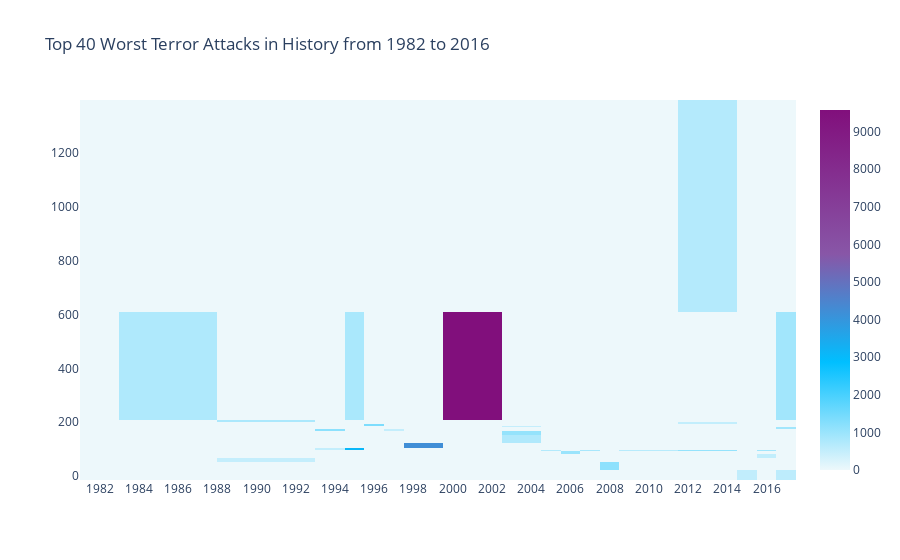

Source (notebook cell):
### Code cell
import plotly.offline as py
py.init_notebook_mode(connected=True)
import plotly.graph_objs as go
colorscale = [[0, '#edf8fb'], [.3, '#00BFFF'],  [.6, '#8856a7'],  [1, '#810f7c']]
heatmap = go.Heatmap(z=heat.values, x=heat.columns, y=heat.index, colorscale=colorscale)
data = [heatmap]
layout = go.Layout(
    title='Top 40 Worst Terror Attacks in History from 1982 to 2016',
    xaxis = dict(ticks='', nticks=20),
    yaxis = dict(ticks='')
)
fig = go.Figure(data=data, layout=layout)
py.iplot(fig, filename='heatmap',show_link=False)

### Figure 1 — Plotly figure (JSON) as saved in the notebook; plotly's stock layout.template omitted (floating-point values rounded to 4 significant figures; data arrays with more than 128 entries replaced by an {"elided": "..."} marker saying what was removed)
{"data": [{"colorscale": [[0, "#edf8fb"], [0.3, "#00BFFF"], [0.6, "#8856a7"], [1, "#810f7c"]], "type": "heatmap", "x": [1982, 1984, 1992, 1994, 1995, 1996, 1997, 1998, 2001, 2004, 2005, 2006, 2007, 2008, 2009, 2014, 2015, 2016, 2017], "y": [4, 42, 65, 69, 92, 94, 95, 101, 104, 141, 167, 168, 182, 185, 186, 200, 202, 217, 1004], "z": {"elided": "19x19 float values"}}], "layout": {"title": {"text": "Top 40 Worst Terror Attacks in History from 1982 to 2016"}, "xaxis": {"nticks": 20, "ticks": ""}, "yaxis": {"ticks": ""}}}
